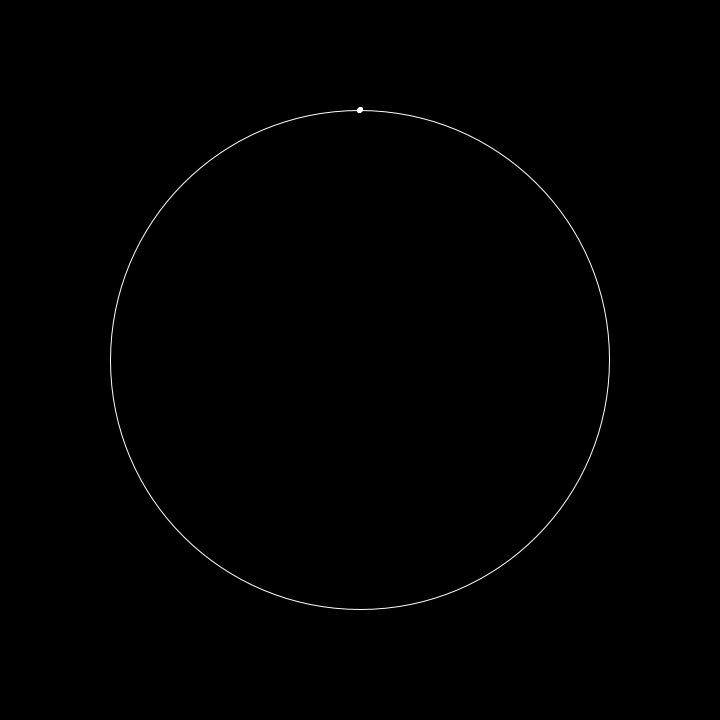
Frame 1 (no input)
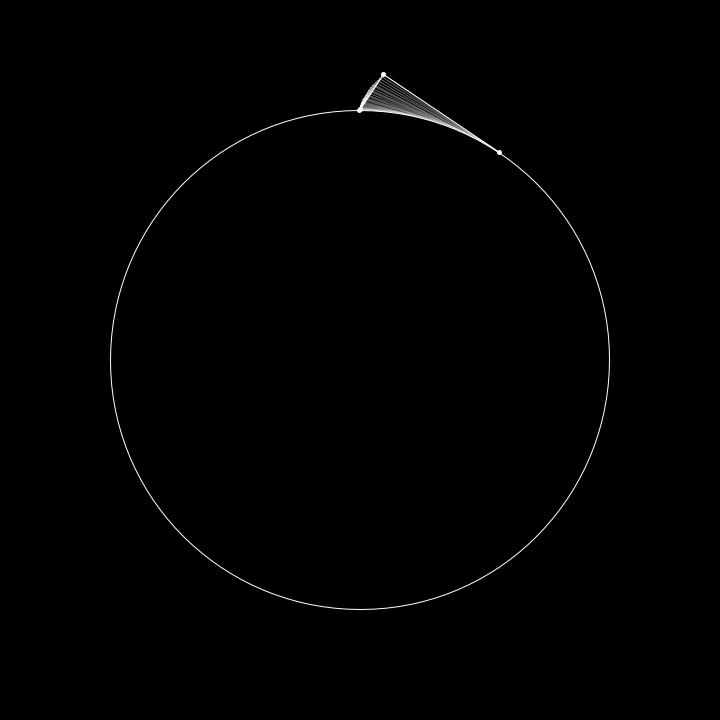
Frame 60 (the mouse pressed at the canvas centre just before this capture)
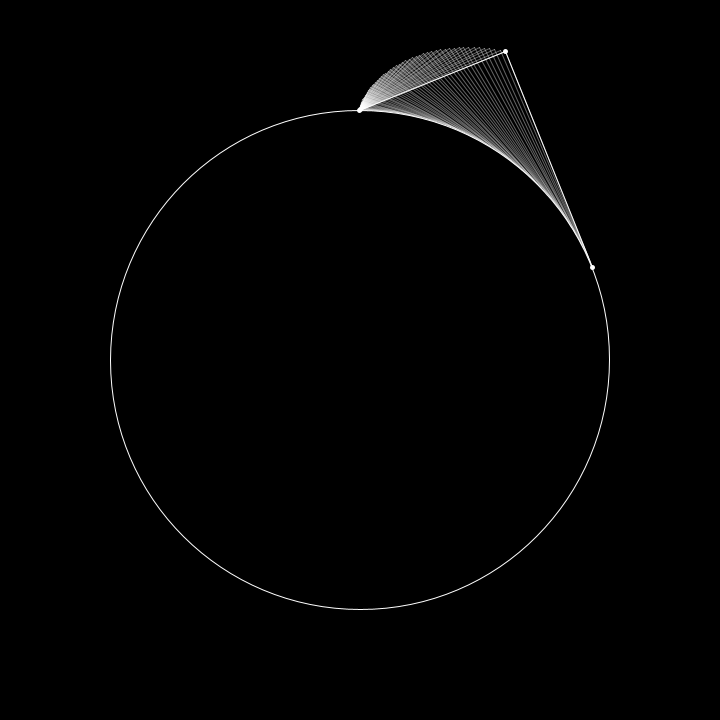
Frame 120 (the mouse held since frame 60 and released just before this capture)

The Processing sketch that drew these frames (run headless with seeded random() and noise(); from frame 60 on, the mouse is pressed at the canvas centre):

// Processing sketch: cardioidV4_pedal
// ── cardioidV4_pedal.pde
void settings() {
  size(720, 720);
}

float D, r, angle;
int resolution;
ArrayList<PVector> pedals;
ArrayList<PVector> circs;

void setup() {
  D = 500;
  r = D/2;
  angle = 0;
  noFill();
  pedals = new ArrayList<PVector>();
  circs = new ArrayList<PVector>();

  resolution = 5;
  
}

void draw() {
  background(0);

  pushMatrix();
  translate(width/2, height/2);
  rotate(-HALF_PI);

  //draw circle
  stroke(255);
  strokeWeight(1);
  ellipse(0, 0, D, D);

  // calculate the point on the circumference
  float xc = r*cos(angle);
  float yc = r*sin(angle);
  strokeWeight(5);
  point(xc, yc);
  point(r, 0);

  //calculate pedal point
  float xp = r*(cos(angle)+pow(sin(angle), 2));
  float yp = r*(1-cos(angle))*sin(angle);
  point(xp, yp);

  //draw in lines
  strokeWeight(1);
  line(r, 0, xp, yp);
  line(xc, yc, xp, yp);

  // every 10 frames (and we haven't gone all the way around, store the pedal point
  if (frameCount%2 == 0 & angle < TWO_PI) {
    pedals.add(new PVector(xp, yp));
    circs.add(new PVector(xc, yc));
  }

  //draw all the things
  stroke(255,100);
  for (int i = 0; i < pedals.size(); i++){
    PVector ploc = pedals.get(i);
    PVector cloc = circs.get(i); 
    line(r, 0, ploc.x, ploc.y);
    line(cloc.x, cloc.y, ploc.x, ploc.y);
  }


  popMatrix();

  angle += 0.01;
}
